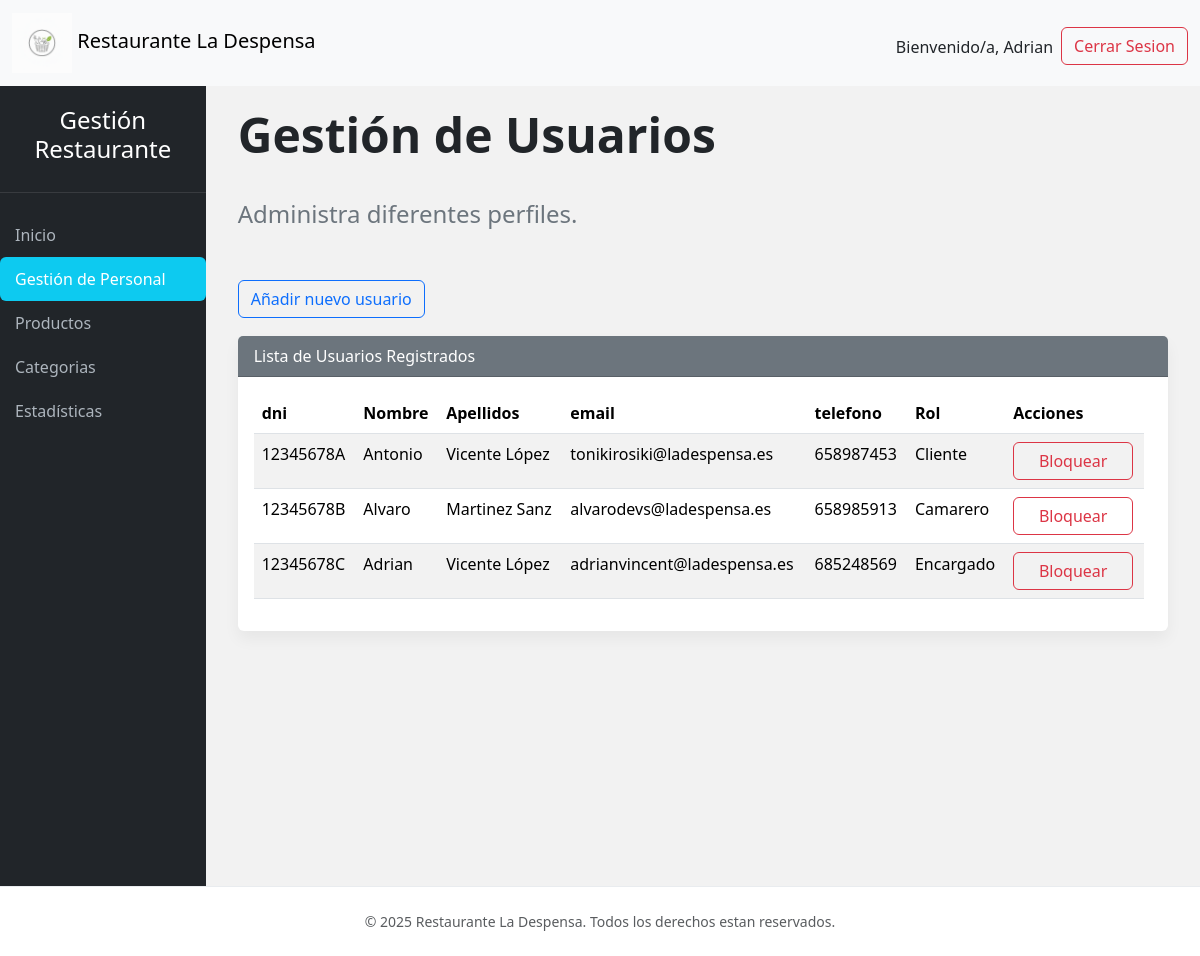
The page /encargados/modperfil.php (signed in) on the database its author committed.
### tables this page shows
CREATE TABLE `usuario` (
  `dni` varchar(9) NOT NULL,
  `nombre` varchar(255) NOT NULL,
  `apellidos` varchar(255) DEFAULT NULL,
  `rol` int(11) NOT NULL,
  `email` varchar(255) NOT NULL,
  `telefono` varchar(15) NOT NULL,
  `direccion` varchar(255) DEFAULT NULL,
  `pass` varchar(255) NOT NULL,
  `estado` tinyint(1) NOT NULL DEFAULT 0 COMMENT 'bloqueado=1 desbloqueado=0'
);

### encargados/modperfil.php (the view, shortened to what this page needs)
<?php
include("../conexion.php");
?>
<!doctype html>
<html lang="es">
<head>
    <?php
    include("../head.php");
    ?>
</head>
<body>
    <div class="d-flex flex-column w-100">
        <?php
        include("../nav.php");
        ?>
        <div class="wrapper">
            <?php
            include("navbar.php");
            ?>
            <div id="content">
                <div class="container-fluid">
                    <h1 class="page-heading">Gestión de Usuarios</h1>
                    <p class="subheading">Administra diferentes perfiles.</p>
                    <div class="mb-2">
                        <button class="btn btn-outline-primary" type="button" data-bs-toggle="collapse" data-bs-target="#usuario" aria-expanded="false" aria-controls="usuario">
                            Añadir nuevo usuario
                        </button>
                    </div>
                    <div style="min-height: 10px;">
                    </div>
                    <div class="card mb-2">
                        <div class="card-header bg-secondary text-white">
                            Lista de Usuarios Registrados
                        </div>
                        <div>
                            <div class="card-body">
                                <div class="table-responsive me-2">
                                    <table class="table table-striped table-hover">
                                        <thead>
                                            <tr>
                                                <th>dni</th>
                                                <th>Nombre</th>
                                                <th>Apellidos</th>
                                                <th>email</th>
                                                <th>telefono</th>
                                                <th>Rol</th>
                                                <th>Acciones</th>
                                            </tr>
                                        </thead>
                                        <tbody>
                                            <?php
                                            $consulta = "SELECT dni, nombre, apellidos, email, telefono, rol, estado FROM usuario";
                                            $resultado = mysqli_query($conn, $consulta);
                                            if (mysqli_num_rows($resultado) > 0) {
                                                while ($fila = mysqli_fetch_assoc($resultado)) {
                                                    switch ($fila['rol']) {
                                                        case 2:
                                                            $rolTexto = "Encargado";
                                                            break;
                                                        case 1:
                                                            $rolTexto = "Camarero";
                                                            break;
                                                        default:
                                                            $rolTexto = "Cliente";
                                                    }
                                                    if ($fila['estado'] == 0) {
                                                        $botonTexto = "Bloquear";
                                                        $botonColor = "danger";
                                                        $relleno = "-outline";
                                                    } else {
                                                        $botonTexto = "Desbloquear";
                                                        $botonColor = "success";
                                                        $relleno = "";
                                                    }
                                                    echo "<tr>";
                                                    echo "<td>{$fila['dni']}</td>";
                                                    echo "<td>{$fila['nombre']}</td>";
                                                    echo "<td>{$fila['apellidos']}</td>";
                                                    echo "<td>{$fila['email']}</td>";
                                                    echo "<td>{$fila['telefono']}</td>";
                                                    echo "<td>$rolTexto</td>";
                                                    echo "<td>
                                                    <form action='blockuser.php' method='POST' style='display:inline;'>
                                                    <input type='hidden' name='dni' value='{$fila['dni']}'>
                                                    <button type-'submit' class='btn-bloqueo btn btn{$relleno}-{$botonColor} btn-md'>{$botonTexto}</button>
                                                    </form>
                                                    </td>";
                                                    echo "</tr>";
                                                }
                                            } else {
                                                echo "<tr><td colspan='7' class='text-center text-muted'>No hay usuarios registrados</td></tr>";
                                            }
                                            ?>
                                        </tbody>
                                    </table>
                                </div>
                            </div>
                        </div>
                    </div>
                </div>
            </div>
        </div>
        <?php
        include("../footer.php");
        ?>
    </div>
</body>
</html>

### styles.css (style rules this page uses)
body { display: flex; min-height: 100vh; flex-direction: column; background-color: #f8f9fa; background: linear-gradient(rgba(0, 0, 0, 0.05), rgba(0, 0, 0, 0.05)); margin: 0; }
.wrapper { display: flex; flex: 1; }
#content { width: 100%; padding: 20px; min-height: 100vh; transition: all 0.3s; }
.page-heading { font-size: 3rem; font-weight: 700; margin-bottom: 2rem; color: #212529; }
.subheading { font-size: 1.5rem; font-weight: 300; margin-bottom: 3rem; color: #6c757d; }
.card { border: none; box-shadow: 0 0.5rem 1rem rgba(0, 0, 0, 0.05); margin-bottom: 1.5rem; }
.btn-bloqueo { width: 120px; text-align: center; }

### rows shown on the page
usuario: dni "12345678A", nombre "Antonio", apellidos "Vicente López", email "tonikirosiki@ladespensa.es", telefono "658987453", rol "Cliente", estado "Bloquear"
usuario: dni "12345678B", nombre "Alvaro", apellidos "Martinez Sanz", email "alvarodevs@ladespensa.es", telefono "658985913", rol "Camarero", estado "Bloquear"
usuario: dni "12345678C", nombre "Adrian", apellidos "Vicente López", email "adrianvincent@ladespensa.es", telefono "685248569", rol "Encargado", estado "Bloquear"

### other values the page prints
$_SESSION['nombre'] "Adrian"
